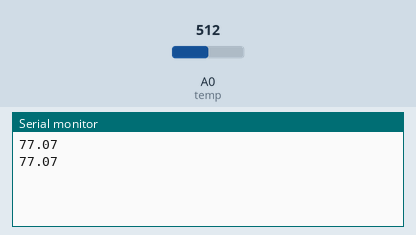
Simulated run of this sketch. Board: Arduino Uno, built with avr-gcc and run on an emulated ATmega328P. On the bench: the last lines printed to the serial monitor. Inputs (shaded band) come from the test bench; at power-on: A0 (temp) = 512.

Above: at 1.8 s.
1.9 s: A0 (temp) set to 716
At 2.8 s:
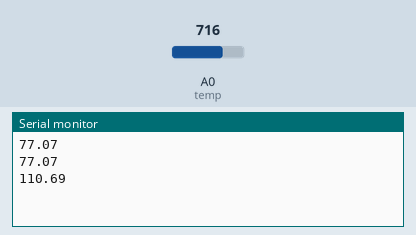
3.4 s: A0 (temp) set to 900
At 4.6 s:
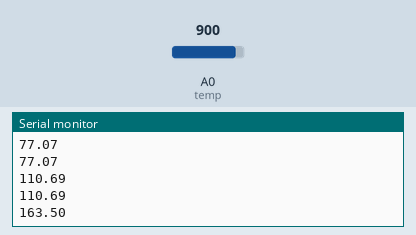
Timing chart, 0 to 6.4 s (numbered marks = the images above; inputs shaded):
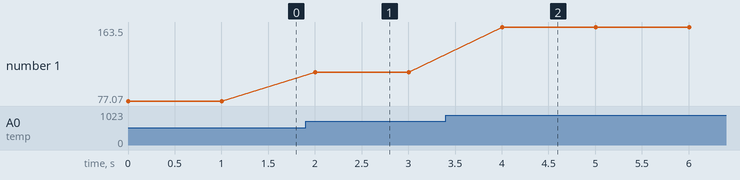

The sketch:

data_ino.ino
```cpp
int temp = A0;

int R0 = 100000;
int B = 4275;
void setup(){
    Serial.begin(9600);

}
void loop(){
  int a = analogRead(temp);
  float R = 1023.0/a-1.0;
  R = R0*R;
  float temp = 1.0/(log(R/R0)/4275+1/298.15)-273.15;

  Serial.println(temp*1.8+32);

  delay(1000);
}
```

Measured:
- after the input at 1.9 s, the serial monitor: prints a new line after 0.10 s (image 1)
- after the input at 3.4 s, the serial monitor: prints a new line after 0.60 s (image 2)
- plotted number 1: 77.07 → 110.69 after the input at 1.9 s, 110.69 → 163.5 after the input at 3.4 s
